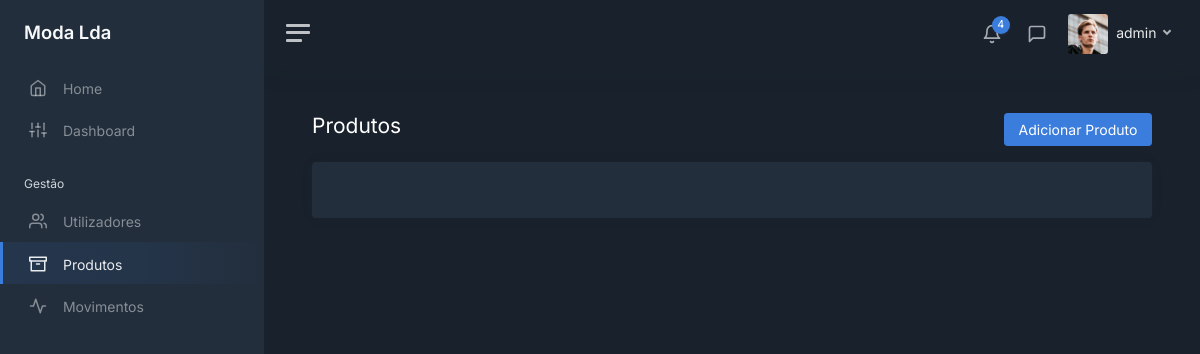
Before: /products (signed in) with the older database file.
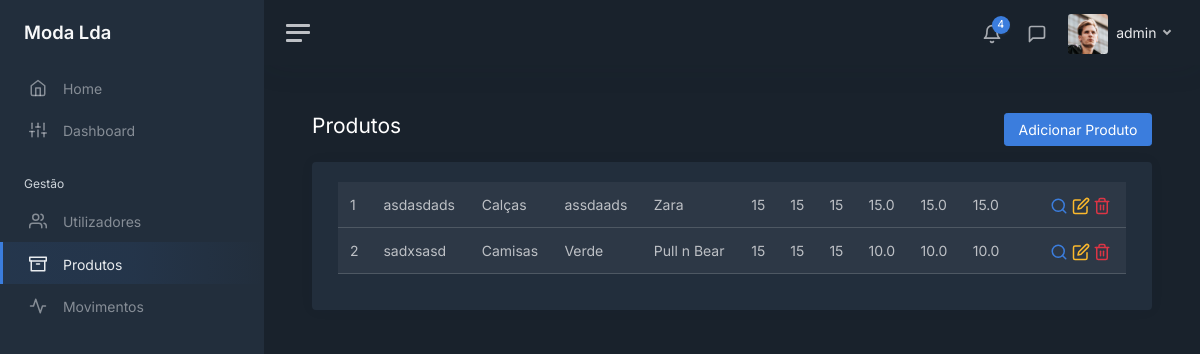
After: the same page with the newer database file.
### modules/login/models.py (models this page shows, shortened)
class User(UserMixin, db.Model):
    __tablename__ = 'users'
    __table_args__ = {'extend_existing': True}
    id = db.Column(db.Integer, primary_key=True)
    username = db.Column(db.String(), unique=True)
    password = db.Column(db.String())
    role = db.Column(db.String())
    last_login = db.Column(db.DateTime, server_default=db.func.now())

### modules/main/models.py (models this page shows, shortened)
class Product(db.Model):
    __tablename__ = 'products'
    __table_args__ = {'extend_existing': True}
    id = db.Column(db.Integer, primary_key=True)
    name = db.Column(db.String(), unique=True)
    category = db.Column(db.String())
    color = db.Column(db.String())
    brand = db.Column(db.String())
    min_stock = db.Column(db.Integer())
    max_stock = db.Column(db.Integer())
    current_stock = db.Column(db.Integer())
    last_buy_price = db.Column(db.Float())
    avg_buy_price = db.Column(db.Float())
    sell_price = db.Column(db.Float())
    desc = db.Column(db.String())

### modules/main/views.py (the view)
@bp.route('/products')
@login_required
def products():
    products_query = Product.query.all()
    all_products = []
    for product in products_query:
        all_products.append(
            {
                "id": product.id,
                "name": product.name,
                "category": CATEGORIES[product.category],
                "color": product.color,
                "brand": BRANDS[product.brand],
                "min_stock": product.min_stock,
                "max_stock": product.max_stock,
                "current_stock": product.current_stock,
                "last_buy_price": product.last_buy_price,
                "avg_buy_price": product.avg_buy_price,
                "sell_price": product.sell_price,
                "desc": product.desc,
            }
        )
    return render_template('products/products_table.html', user=current_user, tab="products", all_products=all_products)

### modules/login/models.py (called while the page is built)
@login_manager.user_loader
def load_user(user_id):
    return User.query.get(int(user_id))

### modules/main/templates/products/products_table.html (shortened to what this page needs)
<!DOCTYPE html>
<html lang="en">
<head>
    <link href="/static/css/dashboard.css" rel="stylesheet">
    <link href="https://cdn.datatables.net/1.13.7/css/dataTables.bootstrap5.min.css" rel="stylesheet">
</head>
{% extends 'sidebar.html' %}
{% block content %}
    <div class="row">
        <div class="col float-start">
            <h1 class="h3 mb-3">Produtos</h1>
        </div>
        <div class="col">
            <div class="mb-3 float-end">
                <a href="/products/add" class="btn btn-primary">Adicionar Produto</a>
            </div>
        </div>
    </div>
    <div class="card">
        <div class="card-body">
            <div class="container-fluid">
                <table id="products" class="table table-striped">
                    {% for product in all_products %}
                        <tbody>
                            <tr>
                                <td>{{ product.id }}</td>
                                <td>{{ product.name }}</td>
                                <td>{{ product.category }}</td>
                                <td>{{ product.color }}</td>
                                <td>{{ product.brand }}</td>
                                <td>{{ product.min_stock }}</td>
                                <td>{{ product.max_stock }}</td>
                                <td>{{ product.current_stock }}</td>
                                <td>{{ product.last_buy_price }}</td>
                                <td>{{ product.avg_buy_price }}</td>
                                <td>{{ product.sell_price }}</td>
                                <td>{{ product.desc }}</td>
                                <td>
                                    <a class="text-decoration-none" href="/products/{{ product.id }}">
                                        <i class="align-middle" data-feather="search"></i>
                                    </a>
                                    <a class="text-decoration-none" href="/products/edit/{{ product.id }}">
                                        <i class="align-middle text-warning" data-feather="edit"></i>
                                    </a>
                                    <a class="text-decoration-none">
                                        <i class="align-middle text-danger" data-feather="trash-2"></i>
                                    </a>
                                </td>
                            </tr>
                        </tbody>
                    {% endfor %}
                </table>
            </div>
        </div>
    </div>
{% endblock %}

### modules/main/templates/sidebar.html (shortened to what this page needs)
<body data-theme="dark">
<div class="wrapper">
    <nav id="sidebar" class="sidebar js-sidebar">
        <div class="sidebar-content js-simplebar">
            <a class="sidebar-brand" href="/home">
                <span class="align-middle">Moda Lda</span>
            </a>
            <ul class="sidebar-nav">
                <li class="sidebar-item {% if tab == 'home' %}active{% endif %}">
                    <a class="sidebar-link" href="/home">
                        <i class="align-middle" data-feather="home"></i> <span class="align-middle">Home</span>
                    </a>
                </li>
                <li class="sidebar-item {% if tab == 'dashboard' %}active{% endif %}">
                    <a class="sidebar-link" href="/dashboard">
                        <i class="align-middle" data-feather="sliders"></i> <span class="align-middle">Dashboard</span>
                    </a>
                </li>
                <li class="sidebar-header">
                    Gestão
                </li>
                <li class="sidebar-item {% if tab == 'users' %}active{% endif %}">
                    <a class="sidebar-link" href="/users">
                        <i class="align-middle" data-feather="users"></i> <span class="align-middle">Utilizadores</span>
                    </a>
                </li>
                <li class="sidebar-item {% if tab == 'products' %}active{% endif %}">
                    <a class="sidebar-link" href="/products">
                        <i class="align-middle" data-feather="archive"></i> <span class="align-middle">Produtos</span>
                    </a>
                </li>
                <li class="sidebar-item {% if tab == 'movimentos' %}active{% endif %}">
                    <a class="sidebar-link" href="">
                        <i class="align-middle" data-feather="activity"></i> <span class="align-middle">Movimentos</span>
                    </a>
                </li>
            </ul>
        </div>
    </nav>
    <div class="main">
        <nav class="navbar navbar-expand navbar-light navbar-bg">
            <a class="sidebar-toggle js-sidebar-toggle">
                <i class="hamburger align-self-center"></i>
            </a>
            <div class="navbar-collapse collapse">
                <ul class="navbar-nav navbar-align">
                    <li class="nav-item dropdown">
                        <a class="nav-icon dropdown-toggle" href="#" id="alertsDropdown" data-bs-toggle="dropdown">
                            <div class="position-relative">
                                <i class="align-middle" data-feather="bell"></i>
                                <span class="indicator">4</span>
                            </div>
                        </a>
                    </li>
                    <li class="nav-item dropdown">
                        <a class="nav-icon dropdown-toggle" href="#" id="messagesDropdown" data-bs-toggle="dropdown">
                            <div class="position-relative">
                                <i class="align-middle" data-feather="message-square"></i>
                            </div>
                        </a>
                    </li>
                    <li class="nav-item dropdown">
                        <a class="nav-link dropdown-toggle d-none d-sm-inline-block" href="#" data-bs-toggle="dropdown">
                            <img src="/static/img/avatars/avatar.jpg" class="avatar img-fluid rounded me-1"
                                 alt="{{ user.username }}"/> <span class="text-dark"> {{ user.username }} </span>
                        </a>
                    </li>
                </ul>
            </div>
        </nav>
        <main class="content">
            <div class="container-fluid p-0">
                {% block content %}
                {% endblock %}
            </div>
        </main>
    </div>
</div>
</body>
</html>

Changed rows visible on the page:
added Product: id "1", name "asdasdads", category "Calças", color "assdaads", brand "Zara", min_stock "15", max_stock "15", current_stock "15", last_buy_price "15.0", avg_buy_price "15.0", sell_price "15.0"
added Product: id "2", name "sadxsasd", category "Camisas", color "Verde", brand "Pull n Bear", min_stock "15", max_stock "15", current_stock "15", last_buy_price "10.0", avg_buy_price "10.0", sell_price "10.0"
